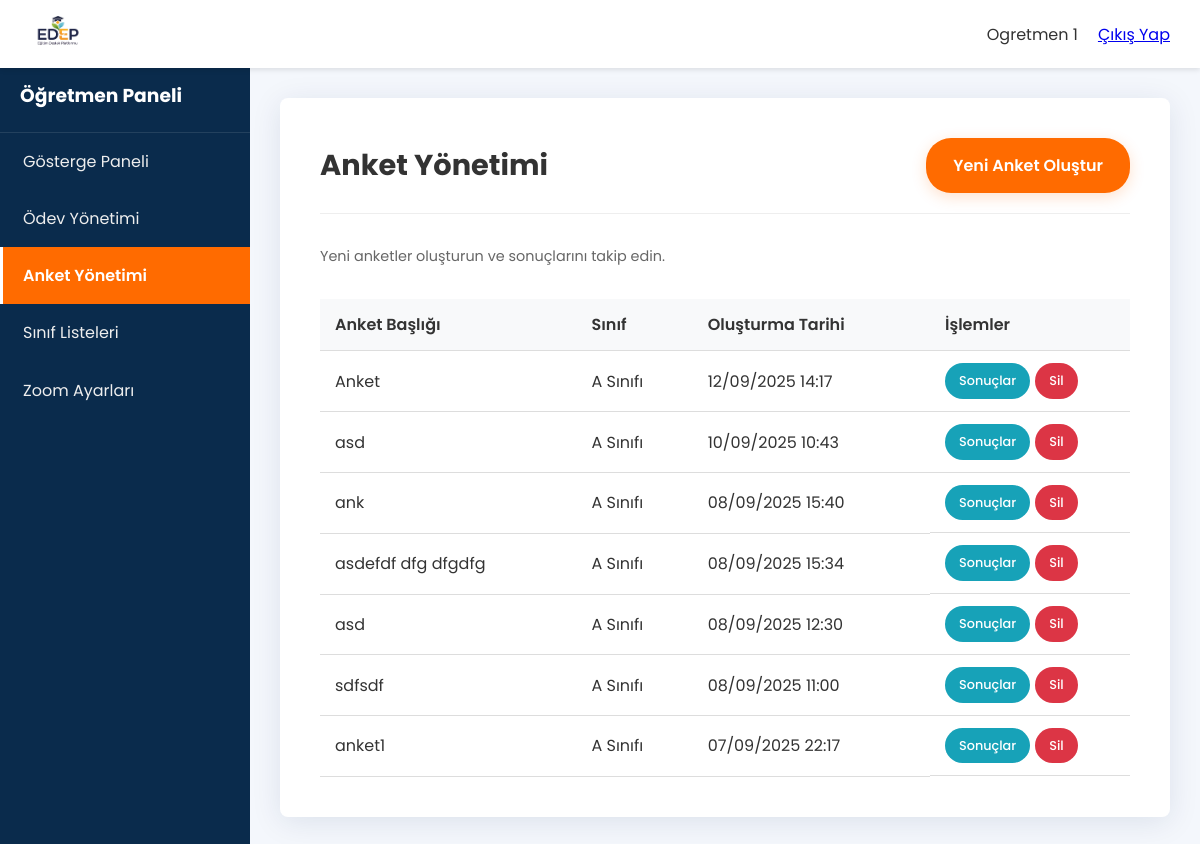
The page /panel.php?sayfa=anket_yonetimi (signed in) on the database its author committed.
### tables this page shows
CREATE TABLE `anketler` (
  `id` int(11) NOT NULL,
  `ogretmen_id` int(11) NOT NULL,
  `sinif_id` int(11) NOT NULL,
  `anket_basligi` varchar(255) NOT NULL,
  `olusturma_tarihi` timestamp NULL DEFAULT current_timestamp()
);

CREATE TABLE `siniflar` (
  `id` int(11) NOT NULL,
  `sinif_adi` varchar(100) NOT NULL,
  `seviye` int(11) NOT NULL
);

### includes/paneller/ogretmen_sayfalar/anket_yonetimi.php (the view, shortened to what this page needs)
<?php
global $conn;
$ogretmen_id = $_SESSION['kullanici_id'];
$stmt = $conn->prepare("
    SELECT a.id, a.anket_basligi, a.olusturma_tarihi, s.sinif_adi
    FROM anketler a
    JOIN siniflar s ON a.sinif_id = s.id
    WHERE a.ogretmen_id = ?
    ORDER BY a.olusturma_tarihi DESC
");
$stmt->bind_param("i", $ogretmen_id);
$stmt->execute();
$anketler = $stmt->get_result()->fetch_all(MYSQLI_ASSOC);
?>
<div class="card">
    <div class="card-header">
        <h1>Anket Yönetimi</h1>
        <a href="panel.php?sayfa=anket_form" class="btn btn-primary">Yeni Anket Oluştur</a>
    </div>
    <div class="card-body">
        <p class="subtitle" style="margin-bottom: 30px;">Yeni anketler oluşturun ve sonuçlarını takip edin.</p>
        <div class="table-responsive">
            <table class="table">
                <thead>
                    <tr>
                        <th>Anket Başlığı</th>
                        <th>Sınıf</th>
                        <th>Oluşturma Tarihi</th>
                        <th style="width: 200px;">İşlemler</th>
                    </tr>
                </thead>
                <tbody>
                    <?php if (count($anketler) > 0): ?>
                        <?php foreach ($anketler as $anket): ?>
                            <tr>
                                <td><?= htmlspecialchars($anket['anket_basligi']) ?></td>
                                <td><?= htmlspecialchars($anket['sinif_adi']) ?></td>
                                <td><?= date('d/m/Y H:i', strtotime($anket['olusturma_tarihi'])) ?></td>
                                <td class="actions">
                                    <a href="panel.php?sayfa=anket_detay&anket_id=<?= $anket['id'] ?>" class="btn btn-info btn-sm">Sonuçlar</a>
                                    <a href="actions/anket_action.php?islem=sil&anket_id=<?= $anket['id'] ?>" class="btn btn-danger btn-sm btn-sil">Sil</a>
                                </td>
                            </tr>
                        <?php endforeach; ?>
                    <?php else: ?>
                         <tr>
                            <td colspan="4" style="text-align: center;">Henüz oluşturulmuş bir anketiniz bulunmuyor.</td>
                        </tr>
                    <?php endif; ?>
                </tbody>
            </table>
        </div>
    </div>
</div>

### css/style.css (style rules this page uses)
:root { --primary-color: #FF6B00; --secondary-color: #0A2B4C; --accent-color: #4CAF50; --info-color: #17a2b8; --danger-color: #dc3545; --warning-color: #ffc107; --text-color: #333; --light-text-color: #FFFFFF; --background-color: #F4F7FC; --container-width: 1140px; --border-radius: 8px; }
* { margin: 0; padding: 0; box-sizing: border-box; }
html { scroll-behavior: smooth; }
body { font-family: 'Poppins', sans-serif; line-height: 1.7; color: var(--text-color); background-color: var(--background-color); display: flex; flex-direction: column; min-height: 100vh; }
.btn { display: inline-block; padding: 12px 25px; border-radius: 25px; text-decoration: none; font-weight: 600; transition: all 0.3s ease; border: 2px solid transparent; cursor: pointer; text-align: center; }
.btn-primary { background-color: var(--primary-color); color: var(--light-text-color); box-shadow: 0 4px 15px rgba(255, 107, 0, 0.2); }
.btn-info { background-color: var(--info-color); color: #fff; }
.btn-danger { background-color: var(--danger-color); color: var(--light-text-color); }
.btn-sm { padding: 5px 12px; font-size: 0.8rem; font-weight: 500; }
.card { background: #fff; padding: 40px; border-radius: var(--border-radius); box-shadow: 0 5px 30px rgba(0, 43, 84, 0.1); width: 100%; }
.card-header { display: flex; justify-content: space-between; align-items: center; margin-bottom: 30px; padding-bottom: 20px; border-bottom: 1px solid #eee; }
.card-header h1 { font-size: 1.8rem; }
.subtitle { color: #666; font-size: 0.9rem; margin-top: 5px; }
.table-responsive { overflow-x: auto; }
.table { width: 100%; border-collapse: collapse; }
.table th, .table td { padding: 12px 15px; border-bottom: 1px solid #ddd; text-align: left; vertical-align: middle; }
.table th { background-color: #f8f9fa; font-weight: 600; }
.actions { display: flex; gap: 5px; white-space: nowrap; }

### rows shown on the page
anketler: anket_basligi "Anket", sinif.sinif_adi "A Sınıfı", olusturma_tarihi "12/09/2025 14:17"
anketler: anket_basligi "asd", sinif.sinif_adi "A Sınıfı", olusturma_tarihi "10/09/2025 10:43"
anketler: anket_basligi "ank", sinif.sinif_adi "A Sınıfı", olusturma_tarihi "08/09/2025 15:40"
anketler: anket_basligi "asdefdf dfg dfgdfg", sinif.sinif_adi "A Sınıfı", olusturma_tarihi "08/09/2025 15:34"
anketler: anket_basligi "asd", sinif.sinif_adi "A Sınıfı", olusturma_tarihi "08/09/2025 12:30"
anketler: anket_basligi "sdfsdf", sinif.sinif_adi "A Sınıfı", olusturma_tarihi "08/09/2025 11:00"
anketler: anket_basligi "anket1", sinif.sinif_adi "A Sınıfı", olusturma_tarihi "07/09/2025 22:17"

### other values the page prints
$_SESSION['ad_soyad'] "Ogretmen 1"
